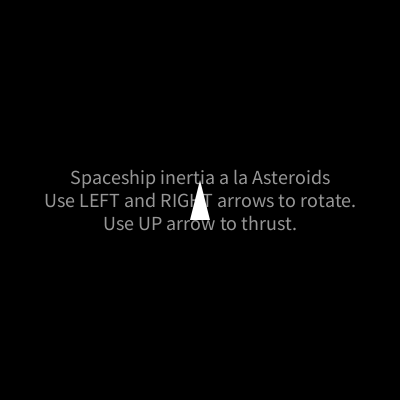
Frame 1 (no input)
Frame 60 (the mouse pressed at the canvas centre just before this capture): identical to frame 1, image omitted
Frame 120 (the mouse held since frame 60 and released just before this capture): identical to frame 1, image omitted

The Processing sketch that drew this single still picture (run headless with seeded random() and noise(); from frame 60 on, the mouse is pressed at the canvas centre):

// Processing sketch: processing_88665
// ── processing_88665.pde

// A PVector holds three values, and allow operations 
// such as adding and multiplying vectors.

PVector pos;     // ship's position
PVector speed;   // ship's speed
PVector accel;   // ship's acceleration
float direction; // ship's direction

void setup() {
  size(400, 400);
  pos = new PVector(width/2, height/2, 0);
  speed = new PVector();
  accel = new PVector();
}

void draw() {
  // check for input
  checkKeys();
  
  background(0);
  drawText();
  
  
  speed.add(accel);  // add the current acceleration to the current speed
  pos.add(speed);    // add the current speed to the current position
  
  drawShip();

  accel.set(0, 0, 0);                     // reset the acceleration
  if (speed.mag() != 0) speed.mult(0.99); // decay speed (drag effect)
  
  
  // wrap the ship's position around the screen 
  if (pos.x<0) {
      pos.x = pos.x+width;
    }
    if (pos.x>width) {
      pos.x = 0;
    }
    if (pos.y<0) {
      pos.y = pos.y+height;
    }
    if (pos.y>height) {
      pos.y = 0;
    }
}

void checkKeys() {
  
  if (keyPressed && key == CODED) {
    if (keyCode == LEFT) {
      direction-=0.1;
    }
    else if (keyCode == RIGHT) {
      direction+=0.1;
    }
    else if (keyCode == UP) {
      float totalAccel = 0.2;                 // how much the ship accelerates
      accel.x = totalAccel * sin(direction);  // total acceleration's X component
      accel.y = -totalAccel * cos(direction); // total acceleration's Y component
    }
  }
}

void drawShip() {
  pushMatrix();
  
  // use the ship's position and direction when drawing it
  translate(pos.x, pos.y);
  rotate(direction);
  
  noStroke();
  
  // draw the ship as a white triangle
  fill(255);  
  triangle(-10, 20, 10, 20, 0, -20); 
  
  // if the ship is accelerating, draw the thruster
  if (accel.mag() != 0) {
    // use a random color value so that the thruster is flickering 
    float thrusterCol = random(0,255);
    fill(thrusterCol, thrusterCol/2, 0);
    triangle(-5, 22, 5, 22, 0, 40); 
  }

  popMatrix();  
}

void drawText() {
  fill(150);
  textAlign(CENTER, CENTER);
  textSize(20);
  text("Spaceship inertia a la Asteroids\nUse LEFT and RIGHT arrows to rotate.\nUse UP arrow to thrust.", width/2, height/2); 
}
